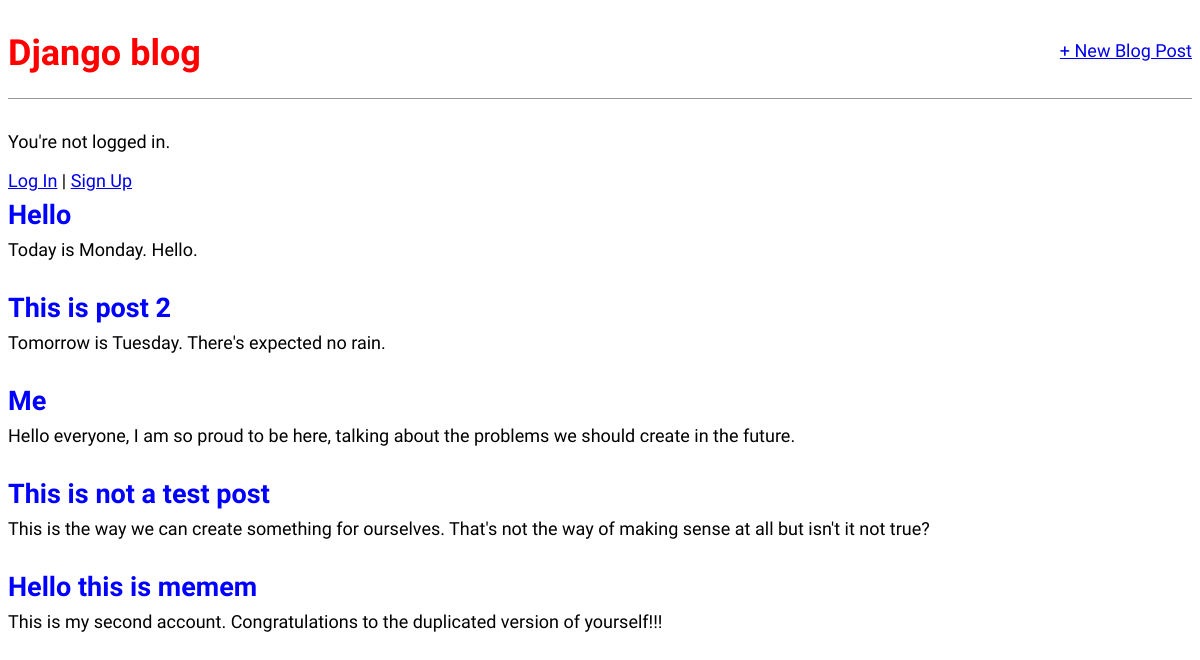
The page / on the database its author committed.
### blog/models.py (models this page shows, shortened)
class Post(models.Model):
    title = models.CharField(max_length=200)
    author = models.ForeignKey("auth.user", on_delete=models.CASCADE, null=True)
    body = models.TextField()

### blog/views.py (the view)
# urls.py: path("", BlogListView.as_view(), name='home'),
class BlogListView(ListView):
    model = Post
    template_name = "home.html"

### templates/home.html
{% extends "base.html" %}
{% block content %}
{% for post in post_list %}
    <div class="post-entry">
        <h2><a href="{% url 'post_detail' post.pk %}">{{ post.title }}</a></h2>
        <p>{{ post.body }}</p>
    </div>
{% endfor %}
{% endblock content %}

### static/css/base.css (style rules this page uses)
body { font-family: 'Source Sans Pro', sans-serif; font-size: 18px }
.post-entry { margin-bottom: 2rem; }
.post-entry h2 { margin: 0.5rem 0; }
.post-entry h2 a, .post-entry h2 a:visited { color: blue; text-decoration: none; }
.post-entry p { margin: 0; font-weight: 400; }

### rows shown on the page
Post: title "Hello", body "Today is Monday. Hello."
Post: title "This is post 2", body "Tomorrow is Tuesday. There's expected no rain."
Post: title "Me", body "Hello everyone, I am so proud to be here, talking about the problems we should create in the future."
Post: title "This is not a test post", body "This is the way we can create something for ourselves. That's not the way of making sense at all but isn't it not true?"
Post: title "Hello this is memem", body "This is my second account. Congratulations to the duplicated version of yourself!!!"
